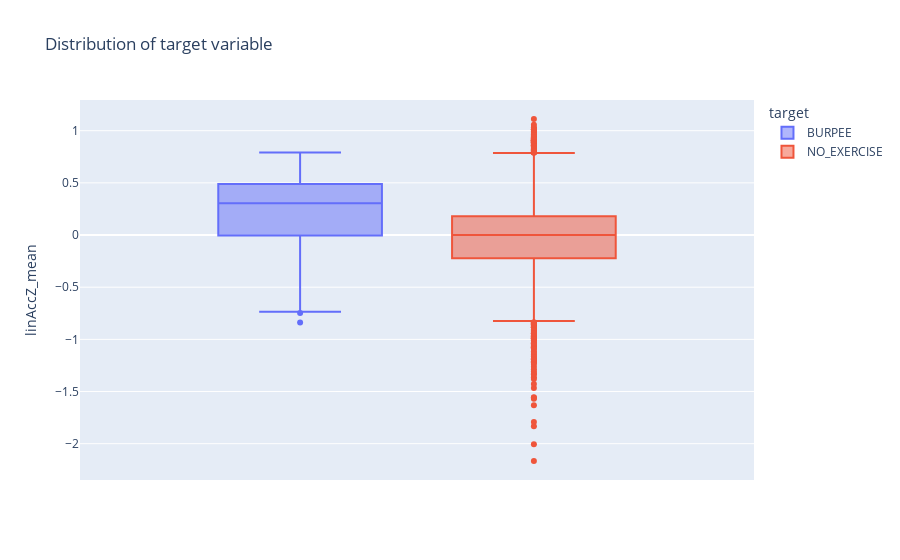

The notebook cell saved with this chart:
### Code cell
fig = px.box(data_custom, y="linAccZ_mean", color="target",title = 'Distribution of target variable')
fig.update_traces(quartilemethod="exclusive") 
fig.show()

### Figure 1 — Plotly figure (JSON) as saved in the notebook; plotly's stock layout.template omitted (floating-point values rounded to 4 significant figures; data arrays with more than 128 entries replaced by an {"elided": "..."} marker saying what was removed)
{"data": [{"alignmentgroup": "True", "hovertemplate": "target=BURPEE<br>linAccZ_mean=%{y}<extra></extra>", "legendgroup": "BURPEE", "marker": {"color": "#636efa"}, "name": "BURPEE", "notched": false, "offsetgroup": "BURPEE", "orientation": "v", "quartilemethod": "exclusive", "showlegend": true, "type": "box", "x0": " ", "xaxis": "x", "y": {"elided": "405 float values"}, "y0": " ", "yaxis": "y"}, {"alignmentgroup": "True", "hovertemplate": "target=NO_EXERCISE<br>linAccZ_mean=%{y}<extra></extra>", "legendgroup": "NO_EXERCISE", "marker": {"color": "#EF553B"}, "name": "NO_EXERCISE", "notched": false, "offsetgroup": "NO_EXERCISE", "orientation": "v", "quartilemethod": "exclusive", "showlegend": true, "type": "box", "x0": " ", "xaxis": "x", "y": {"elided": "4818 float values"}, "y0": " ", "yaxis": "y"}], "layout": {"autosize": true, "boxmode": "group", "legend": {"title": {"text": "target"}, "tracegroupgap": 0}, "title": {"text": "Distribution of target variable"}, "xaxis": {"anchor": "y", "autorange": true, "domain": [0, 1], "range": [-0.5051, 0.5051], "type": "category"}, "yaxis": {"anchor": "x", "autorange": true, "domain": [0, 1], "range": [-2.348, 1.294], "title": {"text": "linAccZ_mean"}, "type": "linear"}}}
